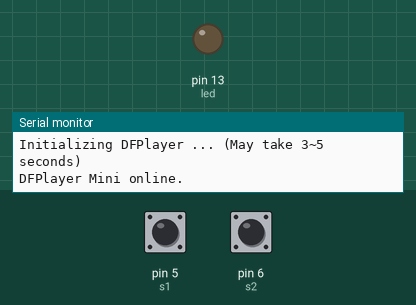
A sketch run on a simulated Arduino Uno, built with avr-gcc and run on an emulated ATmega328P. Shown: output pins drawn as LEDs (lit = HIGH), the last lines printed to the serial monitor. The inputs (shaded band) are chosen by the test bench; at power-on: pin 5 (s1) HIGH, pin 6 (s2) HIGH. The audio player accepts every command and is not drawn.

Above: at 1.7 s.
1.8 s: pin 5 (s1) pulled LOW for 0.15 s
At 3.0 s:
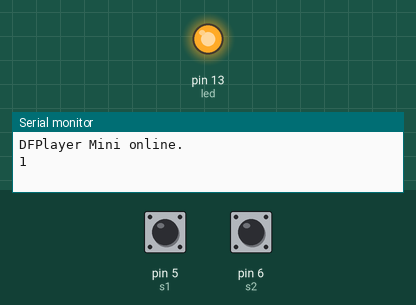
3.4 s: pin 6 (s2) pulled LOW for 0.15 s
At 4.2 s:
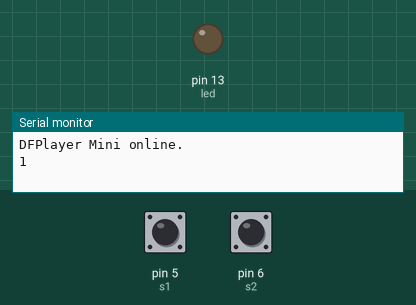
5.0 s: pin 5 (s1) pulled LOW for 1 s
At 6.6 s:
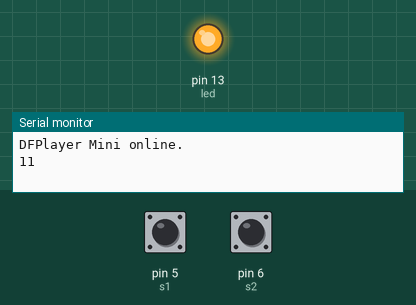
Timing chart, 0 to 8.1 s (numbered marks = the images above; inputs shaded):
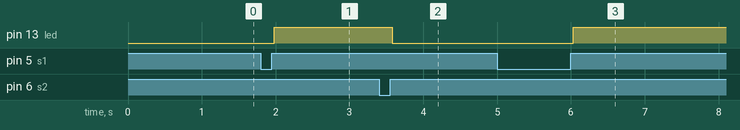

Measured:
- after the input at 1.8 s, pin 13 (led): LOW → HIGH after 0.18 s
- after the input at 3.4 s, pin 13 (led): HIGH → LOW after 0.18 s
- after the input at 5.0 s, pin 13 (led): LOW → HIGH after 1.0 s

The sketch:

MP3-TF-16P.ino
```cpp
/*
  Autor: Edgar Cano
  Rev: 08/04/2024
*/

#include "Arduino.h"
#include "SoftwareSerial.h"
#include "DFRobotDFPlayerMini.h"

//Pulsadores
const int s1 = 5; // pulsadores
const int s2 = 6;

const int led = 13; // led

int state1 = 0; // estados para las entradas digitales
int last1 = 1;
int state2 = 0;
int last2 = 1;

SoftwareSerial mySoftwareSerial(10, 11); // RX, TX
DFRobotDFPlayerMini myDFPlayer;
void printDetail(uint8_t type, int value);

void setup()
{
  mySoftwareSerial.begin(9600);
  Serial.begin(115200);

  Serial.println();
  Serial.println(F("DFRobot DFPlayer Mini Demo"));
  Serial.println(F("Initializing DFPlayer ... (May take 3~5 seconds)"));

  if (!myDFPlayer.begin(mySoftwareSerial)) {  //Use softwareSerial to communicate with mp3.
    Serial.println(F("Unable to begin:"));
    Serial.println(F("1.Please recheck the connection!"));
    Serial.println(F("2.Please insert the SD card!"));
    while (true);
  }
  Serial.println(F("DFPlayer Mini online."));

  myDFPlayer.setTimeOut(500); //Set serial communictaion time out 500ms

  //----Set volume----
  myDFPlayer.volume(10);  //Set volume value (0~30).
  myDFPlayer.volumeUp(); //Volume Up
  myDFPlayer.volumeDown(); //Volume Down

  //----Set different EQ----
  myDFPlayer.EQ(DFPLAYER_EQ_NORMAL);

  //----Set device we use SD as default----
  myDFPlayer.outputDevice(DFPLAYER_DEVICE_SD);

  pinMode(s1, INPUT_PULLUP);
  pinMode(s2, INPUT_PULLUP);

  pinMode(led, OUTPUT);

}

void loop()
{
  state1 = digitalRead(s1);
  state2 = digitalRead(s2);

  if (state1 != last1) {
    if (state1 == HIGH) {
      myDFPlayer.play(1);
      Serial.print(state1);
      digitalWrite(led, 1);
      delay(1000);
    }
  }
  last1  = state1;

  if (state2 != last2 ) {
    if (state2 == HIGH) {
      myDFPlayer.play(2);
      digitalWrite(led, 0);
      delay(1000);
    }
  }
  last2  = state2;

}
```
